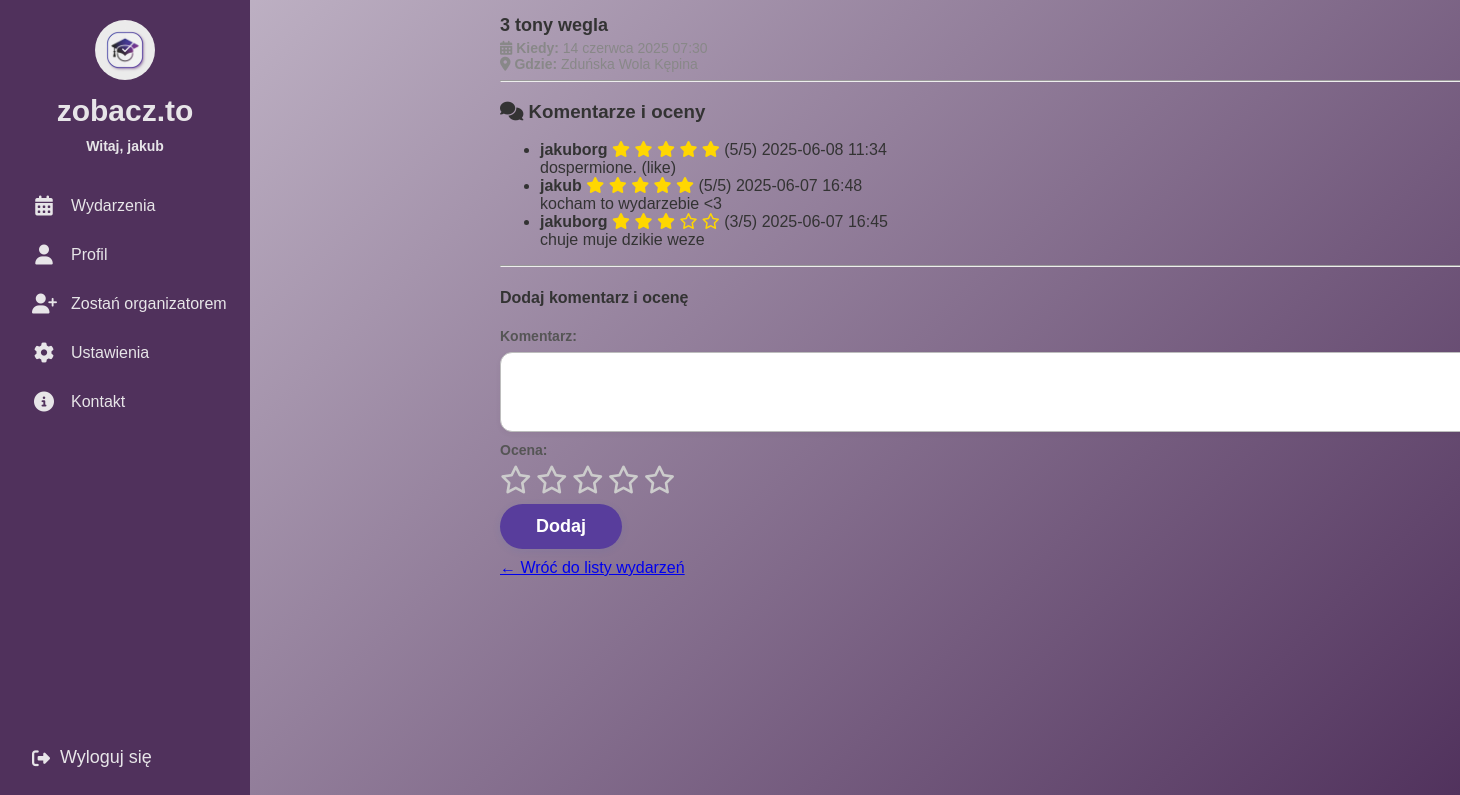
The page /events/event/15/ (signed in) on the database its author committed.
### events/models.py (models this page shows, shortened)
class Event(models.Model):
    title = models.CharField("Tytuł", max_length=200)
    description = models.TextField("Opis wydarzenia")
    date = models.DateTimeField("Data")
    location = models.CharField("Lokalizacja", max_length=200)
    created_by = models.ForeignKey(User, on_delete=models.CASCADE, related_name="created_events")
    image = models.ImageField(upload_to='event_images/', null=True, blank=True)

class EventComment(models.Model):
    event = models.ForeignKey(Event, on_delete=models.CASCADE, related_name="comments")
    user = models.ForeignKey(User, on_delete=models.CASCADE)
    comment = models.TextField("Komentarz")
    rating = models.PositiveSmallIntegerField("Ocena", choices=[(i, i) for i in range(1, 6)])
    created_at = models.DateTimeField(auto_now_add=True)

### events/views.py (the view)
# urls.py: path('event/<int:event_id>/', views.event_detail, name='event_detail'),
@login_required
def event_detail(request, event_id):
    event = get_object_or_404(Event, id=event_id)
    comments = event.comments.select_related('user').order_by('-created_at')
    avg_rating = event.comments.aggregate(avg=Avg('rating'))['avg']
    if request.method == 'POST':
        form = EventCommentForm(request.POST)
        if form.is_valid():
            comment = form.save(commit=False)
            comment.event = event
            comment.user = request.user
            comment.save()
            messages.success(request, "Twój komentarz został dodany.")
            return redirect('event_detail', event_id=event.id)
    else:
        form = EventCommentForm()
        return render(request, 'events/event_detail.html', {
        'event': event,
        'comments': comments,
        'form': form,
        'avg_rating': round(avg_rating or 0, 2),
    })

### events/forms.py
class EventCommentForm(forms.ModelForm):
    class Meta:
        model = EventComment
        fields = ['comment', 'rating']
        widgets = {
            'comment': forms.Textarea(attrs={'rows': 3}),
            'rating': forms.Select(choices=[(i, i) for i in range(1, 6)]),
        }

### templates/events/event_detail.html (shortened to what this page needs)
{% extends "base.html" %}
{% load static %}
{% block content %}
<link rel="stylesheet" href="https://cdnjs.cloudflare.com/ajax/libs/font-awesome/6.4.0/css/all.min.css">
<link rel="stylesheet" href="{% static 'css/events.css' %}">
<div class="main-content">
  <div class="event-detail-card">
    <h2 class="event-title">{{ event.title }}</h2>
    <div class="event-meta">
      <span><i class="fas fa-calendar-alt"></i> <strong>Kiedy:</strong> {{ event.date }}</span><br>
      <span><i class="fas fa-map-marker-alt"></i> <strong>Gdzie:</strong> {{ event.location }}</span>
    </div>
    <hr>
    <div class="event-comments-section">
      <h3><i class="fas fa-comments"></i> Komentarze i oceny</h3>
      <ul class="comments-list">
        {% for comment in comments %}
          <li class="comment-item">
            <div class="comment-header">
              <strong>{{ comment.user.username }}</strong>
              <span class="comment-rating">
                {% for i in "12345"|make_list %}
                  {% if forloop.counter <= comment.rating %}
                    <i class="fas fa-star" style="color:gold"></i>
                  {% else %}
                    <i class="far fa-star" style="color:gold"></i>
                  {% endif %}
                {% endfor %}
                ({{ comment.rating }}/5)
              </span>
              <span class="comment-date">{{ comment.created_at|date:"Y-m-d H:i" }}</span>
            </div>
            <div class="comment-body">
              {{ comment.comment }}
            </div>
          </li>
        {% empty %}
          <li class="event-empty">Brak komentarzy.</li>
        {% endfor %}
      </ul>
    </div>
    <hr>
    {% if user.is_authenticated %}
      <div class="add-comment-section">
        <h4>Dodaj komentarz i ocenę</h4>
        <form method="post" class="comment-form" id="comment-form">
          <div class="form-group">
            {{ form.comment.label_tag }}
            {{ form.comment }}
          </div>
          <div class="form-group">
            <label>Ocena:</label>
            <span id="star-rating">
              {% for i in "12345"|make_list %}
                <i class="fa-star far" data-value="{{ forloop.counter }}"></i>
              {% endfor %}
            </span>
          </div>
          <button type="submit" class="enroll-button">Dodaj</button>
        </form>
      </div>
    {% else %}
      <p><a href="{% url 'login' %}">Zaloguj się</a>, aby dodać komentarz.</p>
    {% endif %}
    <a href="{% url 'events_list' %}" class="back-link">← Wróć do listy wydarzeń</a>
  </div>
</div>
{% endblock %}

### templates/base.html (shortened to what this page needs)
{% load static %}
<!DOCTYPE html>
<html>
<head>
    <link rel="stylesheet" href="https://cdnjs.cloudflare.com/ajax/libs/font-awesome/6.4.0/css/all.min.css">
    <link rel="stylesheet" href="{% static 'css/home.css' %}">
    <link rel="stylesheet" href="{% static 'css/profile.css' %}">
    <link rel="stylesheet" href="{% static 'css/events.css' %}">
    <link rel="stylesheet" href="{% static 'css/organizer_request_form.css' %}">
    <link rel="stylesheet" href="{% static 'css/organizer_request_sent.css' %}">
    <link rel="stylesheet" href="{% static 'css/organizer_requests_list.css' %}">
</head>
<body>
<div class="sidebar">
  <div class="top">
    <div class="logo">
      <a href="{% url 'home' %}">
        <img src="{% static 'images/logo.jpeg' %}" alt="Logo">
      </a>
      <span class="site-name">zobacz.to</span>
      {% if user.is_authenticated %}
        <span class="username">Witaj, {{ user.username }}</span>
      {% endif %}
    </div>
    <div class="menu">
      <a href="{% url 'events_list' %}">
        <i class="fas fa-calendar-alt"></i>
        <span class="label">Wydarzenia</span>
      </a>
      <a href="{% url 'profile' %}">
        <i class="fas fa-user"></i>
        <span class="label">Profil</span>
      </a>
      {% if user.is_authenticated %}
        {% for group in user.groups.all %}
            {% if group.name == "student" %}
                <a href="{% url 'organizer_request_create' %}">
                    <i class="fas fa-user-plus"></i>
                    <span class="label">Zostań organizatorem</span>
                </a>
            {% endif %}
        {% endfor %}
    {% endif %}
      <a href="#">
        <i class="fas fa-cog"></i>
        <span class="label">Ustawienia</span>
      </a>
      <a href="{% url 'contact' %}">
        <i class="fas fa-info-circle"></i>
        <span class="label">Kontakt</span>
      </a>
    </div>
  </div>
  <div class="bottom">
    <form action="{% url 'logout' %}" method="post">
      <button type="submit">
        <i class="fas fa-sign-out-alt"></i>
        <span class="logout-label">Wyloguj się</span>
      </button>
    </form>
  </div>
</div>
  <main>
    <div class="main-content">
    {% block content %}
    {% endblock content %}
  </main>
</body>
</html>

### static/css/home.css (style rules this page uses)
:root { --light-purple: #CABFCF; --dark-purple: #50315C; --medium-purple: #583D9C; --white: #E7E5E8; --blue-purple: #4941A1; }
body { margin: 0; font-family: 'Arial', sans-serif; background: linear-gradient(135deg, var(--light-purple), var(--dark-purple)); height: 100vh; overflow-x: hidden; }
.main-content { min-height: 100vh; width: calc(100vw - 250px); max-width: calc(100vw - 250px); box-sizing: border-box; padding: 0; margin-left: 250px; transition: none; overflow-y: visible; color: #333; }
.sidebar { background-color: var(--dark-purple); width: 250px; display: flex; flex-direction: column; justify-content: space-between; color: var(--white); height: 100vh; position: fixed; left: 0; top: 0; z-index: 10; }
.sidebar .top, .sidebar .bottom { padding: 20px; }
.sidebar .logo { display: flex; flex-direction: column; align-items: center; }
.sidebar .logo img { width: 60px; height: 60px; border-radius: 50%; margin-bottom: 10px; transition: width 0.3s ease, height 0.3s ease; }
.sidebar .logo .site-name { font-size: 30px; font-weight: 700; color: var(--white); margin-bottom: 5px; }
.sidebar .username { font-weight: 600; font-size: 14px; text-align: left; margin-top: 5px; display: block !important; }
.menu { margin-top: 30px; }
.menu a { display: flex; align-items: center; gap: 15px; color: var(--white); text-decoration: none; padding: 12px; border-radius: 8px; transition: background 0.2s; white-space: nowrap; margin-bottom: 5px; }
.menu .label { font-size: 16px; display: block !important; }
.sidebar .menu i { font-size: 20px; min-width: 24px; text-align: center; }
.sidebar .bottom form { margin: 0; }
.sidebar .bottom button { background: none; border: none; color: var(--white); font-size: 18px; cursor: pointer; display: flex; align-items: center; gap: 10px; padding: 12px; width: 100%; text-align: left; border-radius: 8px; transition: background 0.2s; }

### static/css/profile.css (style rules this page uses)
.form-group { display: flex; flex-direction: column; margin-bottom: 0; }
.form-group label { font-weight: 600; margin-bottom: 8px; font-size: 14px; color: #555; }
.form-group input, .form-group textarea { width: 100%; padding: 12px 16px; font-size: 15px; border-radius: 8px; border: 1px solid #d0d0e0; background-color: #fcfcff; margin-bottom: 0; box-sizing: border-box; transition: border-color 0.2s, box-shadow 0.2s, background-color 0.2s; resize: vertical; min-height: 40px; }

### static/css/events.css (style rules this page uses)
.form-group { flex: 1 1 45%; display: flex; flex-direction: column; }
.event-title { font-size: 18px; font-weight: bold; margin-bottom: 4px; }
.event-meta { color: #888; font-size: 14px; margin-bottom: 8px; }

### templates/events/event_detail.html (style rules this page uses)
#star-rating .fa-star { font-size: 28px; color: gold; cursor: pointer; transition: color 0.2s; }
#star-rating .fa-star.far { color: #ccc; }
.comment-form textarea, textarea[name="comment"] { width: 100%; min-height: 80px; border-radius: 12px; border: 1.5px solid #bdbdbd; background: #fff; padding: 12px; font-size: 16px; resize: vertical; box-shadow: 0 2px 6px rgba(0,0,0,0.04); margin-bottom: 10px; }
.enroll-button { display: inline-block; padding: 12px 36px; background-color: #583d9c; color: #fff; font-size: 18px; font-weight: bold; border: none; border-radius: 28px; box-shadow: 0 2px 8px rgba(30,94,208,0.08); cursor: pointer; transition: background 0.2s, box-shadow 0.2s; margin-top: 10px; margin-bottom: 10px; }

### rows shown on the page
Event: title "3 tony wegla", date "14 czerwca 2025 07:30", location "Zduńska Wola Kępina"
EventComment: user.username "jakuborg", rating "5", created_at "2025-06-08 11:34", comment "dospermione. (like)"
EventComment: user.username "jakub", rating "5", created_at "2025-06-07 16:48", comment "kocham to wydarzebie <3"
EventComment: user.username "jakuborg", rating "3", created_at "2025-06-07 16:45", comment "chuje muje dzikie weze"

### other values the page prints
{{ user.username }} "jakub"
